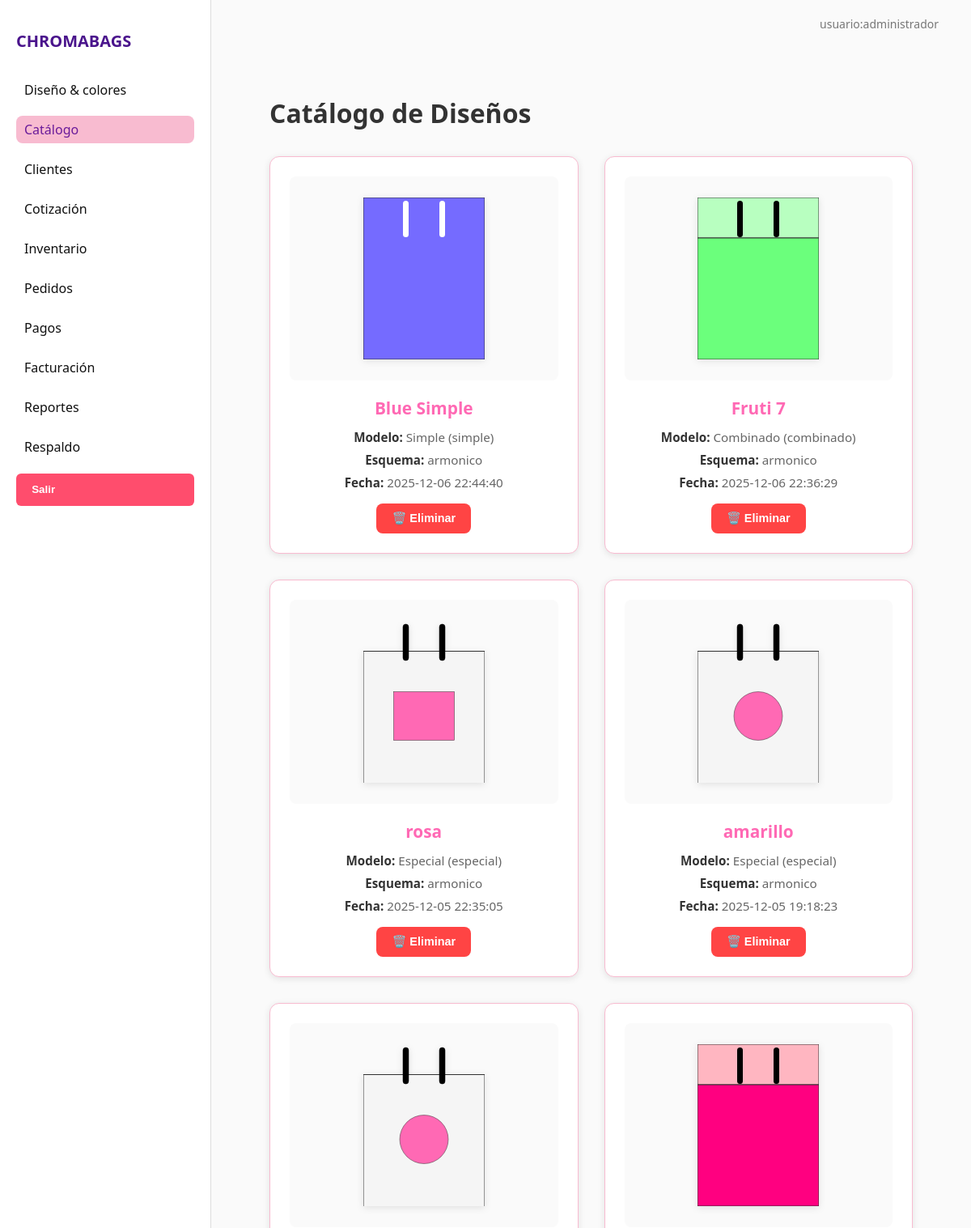
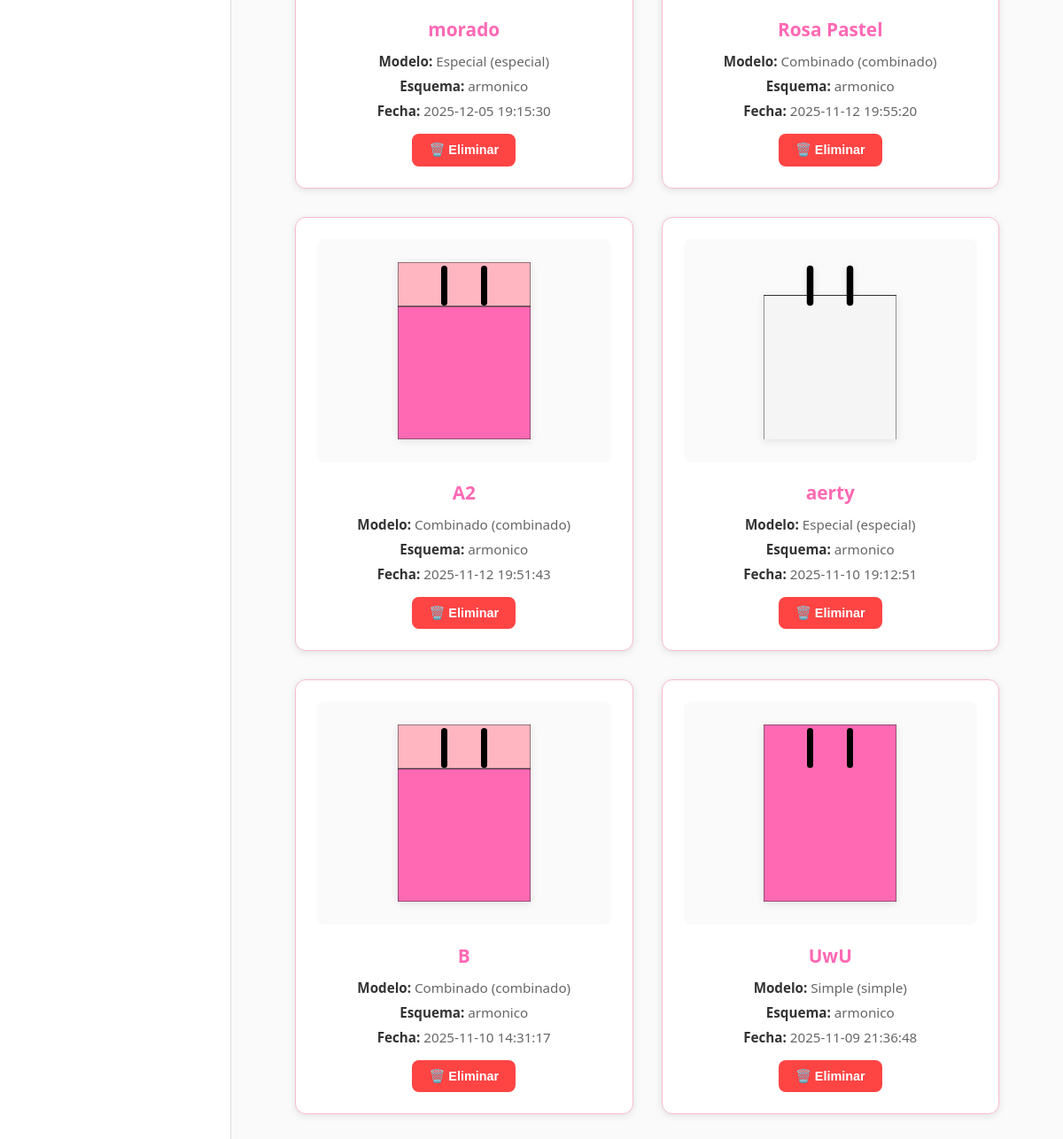
/catalogo, run on the app's committed database (2 pictures, top to bottom).
### tables this page shows
CREATE TABLE combinaciones (
    id_combinacion INTEGER PRIMARY KEY AUTOINCREMENT,
    id_modelo INTEGER,
    esquema TEXT DEFAULT 'armonico',
    id_color_principal INTEGER,
    id_color_secundario INTEGER,
    id_color_hilo INTEGER,
    id_color_asa INTEGER,
    nombre_guardado TEXT,
    fecha_creacion TEXT DEFAULT (datetime('now')), diseno_json TEXT,
    FOREIGN KEY (id_modelo) REFERENCES modelos_bolsas(id_modelo),
    FOREIGN KEY (id_color_principal) REFERENCES colores(id_color),
    FOREIGN KEY (id_color_secundario) REFERENCES colores(id_color),
    FOREIGN KEY (id_color_hilo) REFERENCES colores(id_color),
    FOREIGN KEY (id_color_asa) REFERENCES colores(id_color)
);

CREATE TABLE modelos_bolsas (
    id_modelo INTEGER PRIMARY KEY AUTOINCREMENT,
    nombre_modelo TEXT NOT NULL,
    tipo TEXT NOT NULL DEFAULT 'estandar',
    descripcion TEXT,
    ancho REAL DEFAULT 30.00,
    alto REAL DEFAULT 40.00
);

### app.py (the view)
@app.route('/catalogo')
def catalogo():
    conn = get_connection()
    combinaciones = []
    if conn:
        cur = conn.cursor()
        cur.execute("""
            SELECT
                c.id_combinacion,
                c.nombre_guardado,
                c.esquema,
                c.fecha_creacion,
                mb.nombre_modelo,
                mb.tipo,
                cp.codigo_hex AS hex_principal,
                ca.codigo_hex AS hex_asa,
                cs.codigo_hex AS hex_secundario,
                c.diseno_json
            FROM combinaciones c
            JOIN modelos_bolsas mb ON c.id_modelo = mb.id_modelo
            LEFT JOIN colores cp ON c.id_color_principal = cp.id_color
            LEFT JOIN colores ca ON c.id_color_asa = ca.id_color
            LEFT JOIN colores cs ON c.id_color_secundario = cs.id_color
            ORDER BY c.fecha_creacion DESC;
        """)
        combinaciones = cur.fetchall()
        cur.close()
        conn.close()
    return render_template('catalogo.html', combinaciones=combinaciones)

### db_connection.py (called while the page is built)
def get_connection():
    try:
        db_path = os.path.join('database', 'ChromaBags.db')
        conn = sqlite3.connect(db_path)
        conn.row_factory = sqlite3.Row  # Para acceder a las columnas por nombre
        return conn
    except sqlite3.Error as e:
        print(f"Error al conectar con la base de datos: {e}")
        return None

### templates/catalogo.html (shortened to what this page needs)
{% extends "base.html" %}
{% block content %}
<div class="panel-general">
    <h1>Catálogo de Diseños</h1>
    <div class="grid-catalogo">
        {% for c in combinaciones %}
        <div class="tarjeta">
            <div class="preview-producto">
                <svg class="bolsa-miniatura" width="150" height="200" viewBox="0 0 300 400">
                    {% if c[5] == 'simple' %}
                        <rect x="0" y="0" width="300" height="400" fill="{{ c[6] or '#CCCCCC' }}" stroke="#333" stroke-width="2"/>
                        <rect x="98" y="8" width="14" height="90" rx="7" ry="7" fill="{{ c[7] or '#000000' }}"/>
                        <rect x="188" y="8" width="14" height="90" rx="7" ry="7" fill="{{ c[7] or '#000000' }}"/>
                    {% elif c[5] == 'combinado' %}
                        <rect x="0" y="0" width="300" height="100" fill="{{ c[8] or '#FFB6C1' }}" stroke="#333" stroke-width="2"/>
                        <rect x="0" y="100" width="300" height="300" fill="{{ c[6] or '#FF69B4' }}" stroke="#333" stroke-width="2"/>
                        <rect x="98" y="8" width="14" height="90" rx="7" ry="7" fill="{{ c[7] or '#000000' }}"/>
                        <rect x="188" y="8" width="14" height="90" rx="7" ry="7" fill="{{ c[7] or '#000000' }}"/>
                    {% else %}
                        <rect x="0" y="75" width="300" height="400" fill="#F5F5F5" stroke="#333" stroke-width="2"/>
                        <rect x="98" y="8" width="14" height="90" rx="7" ry="7" fill="#000000" stroke="#000000" stroke-width="1"/>
                        <rect x="188" y="8" width="14" height="90" rx="7" ry="7" fill="#000000" stroke="#000000" stroke-width="1"/>
                        {% if c[9] %}
                            <g class="elementos-especiales" data-elementos="{{ c[9] }}"></g>
                        {% endif %}
                    {% endif %}
                </svg>
            </div>
            <div class="info">
                <h3>{{ c[1] }}</h3>
                <p><strong>Modelo:</strong> {{ c[4] }} ({{ c[5] }})</p>
                <p><strong>Esquema:</strong> {{ c[2] }}</p>
                <p><strong>Fecha:</strong> {{ c[3] }}</p>
            </div>
            <div class="acciones-catalogo">
                <button class="btn-eliminar-catalogo" onclick="confirmarEliminar({{ c[0] }}, '{{ c[1] }}')" title="Eliminar diseño">
                    🗑️ Eliminar
                </button>
            </div>
        </div>
        {% endfor %}
    </div>
</div>
{% endblock %}

### templates/base.html (shortened to what this page needs)
<!DOCTYPE html>
<html lang="es">
<head>
    <link rel="stylesheet" href="{{ url_for('static', filename='css/style.css') }}">
</head>
<body>
    <div class="layout">
        <aside class="sidebar">
            <h2 class="logo">CHROMABAGS</h2>
            <nav>
                <ul>
                    <li><a href="{{ url_for('diseno_color') }}" class="{% if request.path == '/diseno_color' %}activo{% endif %}">Diseño & colores</a></li>
                    <li><a href="{{ url_for('catalogo') }}" class="{% if request.path == '/catalogo' %}activo{% endif %}">Catálogo</a></li>
                    <li><a href="{{ url_for('clientes') }}" class="{% if request.path == '/clientes' %}activo{% endif %}">Clientes</a></li>
                    <li><a href="{{ url_for('cotizacion') }}" class="{% if request.path == '/cotizacion' %}activo{% endif %}">Cotización</a></li>
                    <li><a href="{{ url_for('inventario') }}" class="{% if request.path == '/inventario' %}activo{% endif %}">Inventario</a></li>
                    <li><a href="{{ url_for('pedidos') }}" class="{% if request.path == '/pedidos' %}activo{% endif %}">Pedidos</a></li>
                    <li><a href="{{ url_for('pagos') }}" class="{% if request.path == '/pagos' %}activo{% endif %}">Pagos</a></li>
                    <li><a href="{{ url_for('facturacion') }}" class="{% if request.path == '/facturacion' %}activo{% endif %}">Facturación</a></li>
                    <li><a href="{{ url_for('reportes') }}" class="{% if request.path == '/reportes' %}activo{% endif %}">Reportes</a></li>
                    <li><a href="{{ url_for('respaldo') }}" class="{% if request.path == '/respaldo' %}activo{% endif %}">Respaldo</a></li>
                </ul>
            </nav>
            <button onclick="cerrarApp()" class="btn-salir">Salir</button>
        </aside>
        <main class="contenido">
            <header class="encabezado">
                <span>usuario:administrador</span>
            </header>
            <section class="main-section">
                {% block content %}{% endblock %}
            </section>
        </main>
    </div>
</body>
</html>

### static/css/style.css (style rules this page uses)
body { margin: 0; font-family: 'Segoe UI', sans-serif; background-color: #fefefe; }
.layout { display: flex; height: 100vh; }
.sidebar { background-color: #fff; border-right: 1px solid #ddd; width: 220px; padding: 20px; }
.logo { color: #4a148c; font-size: 20px; margin-bottom: 30px; }
.sidebar ul { list-style: none; padding: 0; }
.sidebar ul li { margin: 15px 0; }
.sidebar ul li a { text-decoration: none; color: #111; font-weight: 500; padding: 6px 10px; display: block; border-radius: 8px; transition: all 0.3s; }
.sidebar ul li a:hover, .sidebar ul li a.activo { background-color: #f8bbd0; color: #6a1b9a; }
.contenido { flex: 1; padding: 20px 40px; background-color: #fafafa; overflow-y: auto; }
.encabezado { text-align: right; font-size: 14px; color: #777; margin-bottom: 20px; }
.panel-general h1 { color: #4a148c; margin-bottom: 20px; }
.grid-catalogo { display: grid; grid-template-columns: repeat(auto-fill, minmax(230px, 1fr)); gap: 20px; }
.tarjeta { background: #fff; border: 1px solid #f8bbd0; border-radius: 15px; padding: 15px; text-align: center; transition: 0.3s; }
.tarjeta h3 { color: #6a1b9a; }
.tarjeta p { font-size: 14px; color: #444; }

### templates/base.html (style rules this page uses)
.btn-salir { display: block; width: 100%; text-align: left; padding: 0.8rem 1.2rem; margin-top: 1rem; color: white; background: #ff4d6d; border-radius: 6px; cursor: pointer; font-weight: bold; border: none; }

### templates/catalogo.html (style rules this page uses)
.panel-general { padding: 2rem; }
.panel-general h1 { color: #333; margin-bottom: 2rem; font-size: 2rem; }
.grid-catalogo { display: grid; grid-template-columns: repeat(auto-fill, minmax(280px, 1fr)); gap: 2rem; }
.tarjeta { background: white; border-radius: 12px; box-shadow: 0 2px 8px rgba(0,0,0,0.1); padding: 1.5rem; transition: transform 0.3s, box-shadow 0.3s; }
.preview-producto { background: #fafafa; border-radius: 8px; padding: 1rem; margin-bottom: 1rem; display: flex; justify-content: center; align-items: center; min-height: 220px; }
.bolsa-miniatura { max-width: 100%; height: auto; filter: drop-shadow(0 2px 4px rgba(0,0,0,0.1)); }
.info { margin-bottom: 1rem; }
.info h3 { color: #FF69B4; margin-bottom: 0.75rem; font-size: 1.3rem; }
.info p { margin: 0.5rem 0; color: #666; font-size: 0.95rem; }
.info p strong { color: #333; }
.acciones-catalogo { margin-top: 1rem; display: flex; justify-content: center; gap: 0.5rem; }
.btn-eliminar-catalogo { background: #ff4444; color: white; border: none; padding: 0.6rem 1.2rem; border-radius: 8px; cursor: pointer; font-size: 0.9rem; font-weight: 600; transition: all 0.3s; display: flex; align-items: center; gap: 0.3rem; }

### data on the page
combinaciones: nombre_guardado "Blue Simple", nombre_modelo "Simple", tipo "simple", esquema "armonico", fecha_creacion "2025-12-06 22:44:40"
combinaciones: nombre_guardado "Fruti 7", nombre_modelo "Combinado", tipo "combinado", esquema "armonico", fecha_creacion "2025-12-06 22:36:29"
combinaciones: nombre_guardado "rosa", nombre_modelo "Especial", tipo "especial", esquema "armonico", fecha_creacion "2025-12-05 22:35:05"
combinaciones: nombre_guardado "amarillo", nombre_modelo "Especial", tipo "especial", esquema "armonico", fecha_creacion "2025-12-05 19:18:23"
combinaciones: nombre_guardado "morado", nombre_modelo "Especial", tipo "especial", esquema "armonico", fecha_creacion "2025-12-05 19:15:30"
combinaciones: nombre_guardado "Rosa Pastel", nombre_modelo "Combinado", tipo "combinado", esquema "armonico", fecha_creacion "2025-11-12 19:55:20"
combinaciones: nombre_guardado "A2", nombre_modelo "Combinado", tipo "combinado", esquema "armonico", fecha_creacion "2025-11-12 19:51:43"
combinaciones: nombre_guardado "aerty", nombre_modelo "Especial", tipo "especial", esquema "armonico", fecha_creacion "2025-11-10 19:12:51"
combinaciones: nombre_guardado "B", nombre_modelo "Combinado", tipo "combinado", esquema "armonico", fecha_creacion "2025-11-10 14:31:17"
combinaciones: nombre_guardado "UwU", nombre_modelo "Simple", tipo "simple", esquema "armonico", fecha_creacion "2025-11-09 21:36:48"
